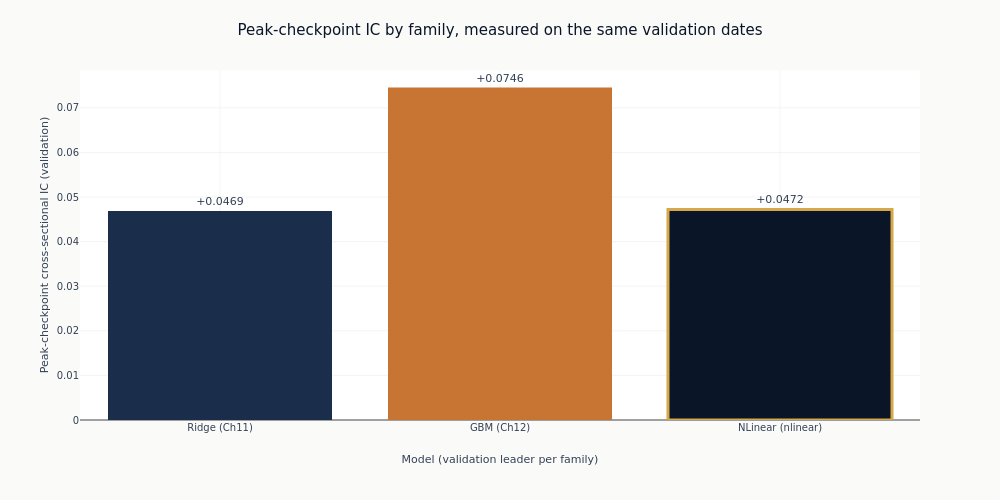

The notebook cell this image was saved under:
### Markdown cell above
## 7. Against the flat-feature baselines

The peak checkpoint against the linear and gradient-boosting leaders. This is the comparison the
notebook exists to make: whether reading the history as a sequence adds anything over handing
the same history to a model as columns.

Each family's stored IC is computed over its own sample, and those samples are not the same:
sequence eligibility drops the warm-up rows a flat model keeps, so a shared date can carry a
different cross-section in each. Matching date counts would not settle it. The three prediction
sets are therefore intersected on their exact `(symbol, timestamp)` keys and the daily rank IC
is recomputed on the rows all three share - a smaller sample than any family's own, and the
only one on which they are a single comparison.

### Code cell
_missing = [name for name, phash in baseline_hashes.items() if not phash]
if _missing:
    raise RuntimeError(
        f"no prediction_hash registered for {_missing}, so their rows cannot be intersected "
        "with this notebook's; re-run the stage that published them"
    )

_frames = {
    name: load_predictions(CASE_STUDY_ID, prediction_hash=phash)
    for name, phash in baseline_hashes.items()
}
_frames[f"NLinear ({CONFIG_NAME})"] = load_predictions(CASE_STUDY_ID, prediction_hash=PEAK_PHASH)
_empty = [name for name, frame in _frames.items() if frame.is_empty()]
if _empty:
    raise RuntimeError(f"no prediction rows on disk for {_empty}; the comparison cannot be made")

COMMON_IC, COMMON_DAYS, COMMON_ROWS = common_sample_daily_ic(_frames)
if not COMMON_IC:
    raise RuntimeError(
        "the three prediction sets share no (symbol, timestamp) rows, so there is no sample "
        "on which they can be compared"
    )
print(f"Common sample: {COMMON_ROWS:,} rows on {COMMON_DAYS:,} dates")
for _name, _ic in COMMON_IC.items():
    print(f"  {_name}: IC={_ic:+.4f} on the shared rows")

_labels = ["Ridge (Ch11)", "GBM (Ch12)", f"NLinear ({CONFIG_NAME})"]
_vals = [COMMON_IC[name] for name in _labels]
fig_cmp = go.Figure(
    go.Bar(
        x=_labels,
        y=_vals,
        marker=dict(
            color=[COLORS["slate"], COLORS["copper"], COLORS["blue"]],
            line=dict(color=COLORS["amber"], width=[0, 0, 3]),
        ),
        text=[f"{value:+.4f}" for value in _vals],
        textposition="outside",
        cliponaxis=False,
        showlegend=False,
    )
)
fig_cmp.update_layout(
    title="Peak-checkpoint IC by family, measured on the same validation dates",
    height=500,
    width=1000,
    margin=dict(t=70),
    title_font=dict(size=15),
)
fig_cmp.update_xaxes(title_text="Model (validation leader per family)")
fig_cmp.update_yaxes(title_text="Peak-checkpoint cross-sectional IC (validation)")
fig_cmp.show()

### Figure 1 — Plotly figure (JSON) as saved in the notebook; plotly's stock layout.template omitted (floating-point values rounded to 4 significant figures)
{"data": [{"cliponaxis": false, "marker": {"color": ["#1a2d4a", "#C87533", "#0a1628"], "line": {"color": "#D4A84B", "width": [0, 0, 3]}}, "showlegend": false, "text": ["+0.0469", "+0.0746", "+0.0472"], "textposition": "outside", "type": "bar", "x": ["Ridge (Ch11)", "GBM (Ch12)", "NLinear (nlinear)"], "y": [0.04687, 0.07457, 0.04721]}], "layout": {"height": 500, "margin": {"t": 70}, "title": {"font": {"size": 15}, "text": "Peak-checkpoint IC by family, measured on the same validation dates"}, "width": 1000, "xaxis": {"title": {"text": "Model (validation leader per family)"}}, "yaxis": {"title": {"text": "Peak-checkpoint cross-sectional IC (validation)"}}}}
